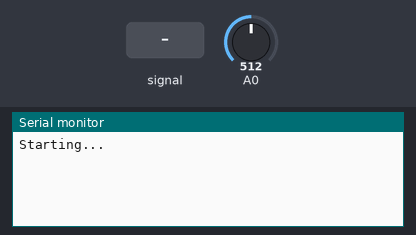
Recording of a sketch running on a simulated Arduino Uno, built with avr-gcc and run on an emulated ATmega328P. Parts: the last lines printed to the serial monitor. The test bench sets the inputs (shaded band); at power-on: A0 = 512.

Above: at 0.8 s.
0.9 s: A0 fed a 200 Hz sine of ±81 counts around its level
At 1.5 s:
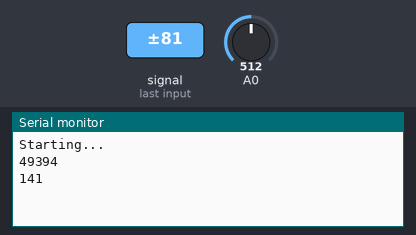
2.5 s: A0 set to 716
At 3.8 s:
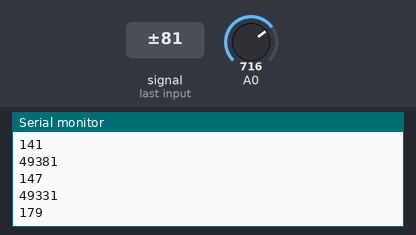
4.0 s: A0 fed a 1000 Hz sine of ±255 counts around its level
At 4.8 s:
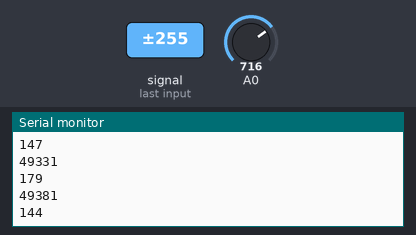
5.5 s: A0 set to 0
At 6.5 s:
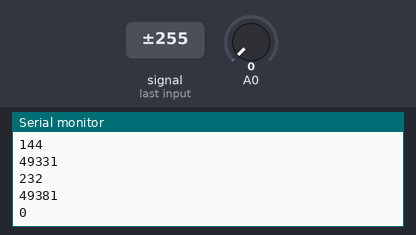
Timing chart, 0 to 8.0 s (numbered marks = the images above; inputs shaded):
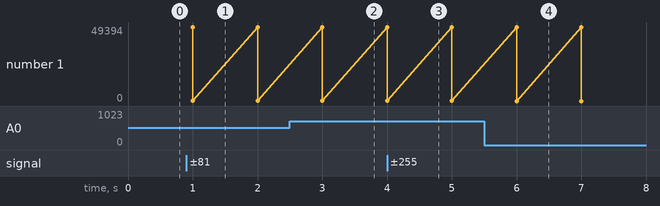

The sketch:

analogReadWithPrescaleDirectAccessCustomLoop.ino
```cpp
unsigned long time;
unsigned long count;

#ifndef cbi // clear register bit
#define cbi(sfr, bit) (_SFR_BYTE(sfr) &= ~_BV(bit))
#endif

#ifndef sbi // set register bit
#define sbi(sfr, bit) (_SFR_BYTE(sfr) |= _BV(bit))
#endif

void setup() {
  Serial.begin(115200); // start talking to the computer
  Serial.println("Starting...");
  time = millis();
  count = 0;
  // set ADC prescale to 16 instead of the default of 128
  // sacrifices accuracy for speed
  // http://www.arduino.cc/cgi-bin/yabb2/YaBB.pl?num=1208715493/11
  // see also ATmega328 datasheet sections 23.4 and 23.9.2
  sbi(ADCSRA, ADPS2);
  cbi(ADCSRA, ADPS1);
  cbi(ADCSRA, ADPS0);
  // analogReadFast() setup: read from analog 0, left adjust the result
  // http://arduino.cc/forum/index.php?topic=60509.5
  // see also ATmega328 datasheet sections 23.9.1 to 23.9.3
  sbi(ADMUX, ADLAR);
  cbi(ADMUX, REFS1);
  sbi(ADMUX, REFS0);
  cbi(ADMUX, MUX3);
  cbi(ADMUX, MUX2);
  cbi(ADMUX, MUX1);
  cbi(ADMUX, MUX0);
  // just loop here, instead of waiting for the loop() callback
  // http://www.arduino.cc/cgi-bin/yabb2/YaBB.pl?num=1242967991/2
  // http://gabuku.com/scope/arduinoScope.pde
  while(true) {
    loop();
  }
}

// sample rate: 52.5 kHz when ADC prescale = 16
void loop() {
  int sample = analogReadFast(); // read from analog input 0
  count++;
  unsigned long delta = millis() - time;
  if(delta >= 1000) {
    Serial.println(count);
    Serial.println(sample);
    time = millis();
    count = 0;
  }
}

// 8-bit precision instead of 10-bit precision since we ignore ADCL
// as a result, value range is 0 - 255 instead of 0 - 1023
int analogReadFast() {
  sbi(ADCSRA, ADSC);
  while (bit_is_set(ADCSRA, ADSC));
  return ADCH;
}
```

Measured:
- after the input at 0.9 s, the serial monitor: prints a new line after 0.10 s (image 1)
- after the input at 2.5 s, the serial monitor: prints a new line after 0.50 s (image 2)
- after the input at 4.0 s, the serial monitor: prints a new line at once (image 3)
- after the input at 5.5 s, the serial monitor: prints a new line after 0.50 s (image 4)
- plotted number 1: 147 → 179 after the input at 2.5 s, 179 → 232 after the input at 4.0 s, 232 → 0 after the input at 5.5 s
